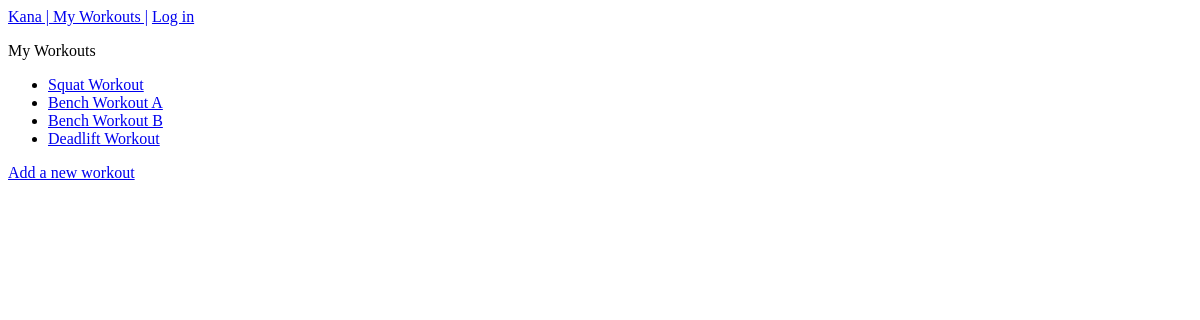
The page /workouts/ on the database as committed earlier.
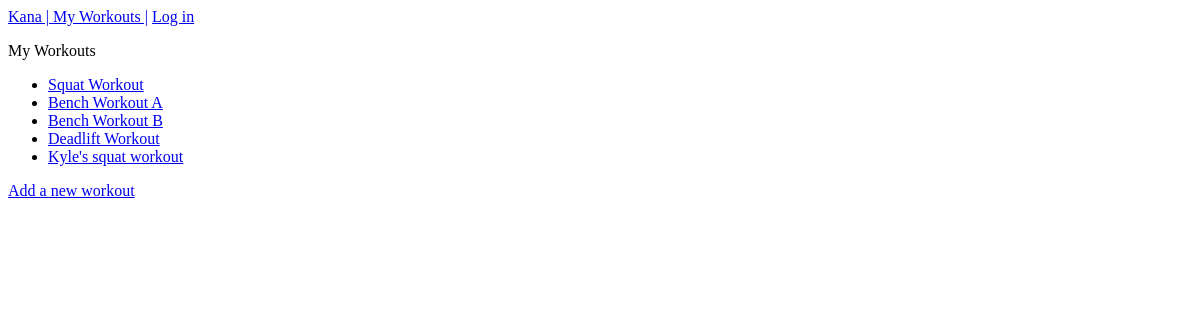
The same page on the database as committed later.
### kana_workout_builder_app/models.py (models this page shows)
class Workout(models.Model):
    title = models.CharField(max_length=200)
    date_added = models.DateTimeField(auto_now_add=True)
    def __str__(self):
        return self.title

### kana_workout_builder_app/views.py (the view)
# urls.py: path("workouts/", views.workouts, name="workouts"),
def workouts(request):
    workouts = Workout.objects.order_by("date_added")
    context = {"workouts": workouts}
    return render(request, "kana_workout_builder_app/workouts.html", context)

### kana_workout_builder_app/templates/kana_workout_builder_app/workouts.html
{% extends "kana_workout_builder_app/base.html" %} {% block content %}
<p>My Workouts</p>
<ul>
  {% for workout in workouts %}
  <li><a href="{% url 'kana_workout_builder_app:workout' workout.id %}">{{ workout }} </a></li>
  {% empty %}
  <li>No workouts have been added yet.</li>
  {% endfor %}
</ul>
<a href="{% url 'kana_workout_builder_app:new_workout' %}">Add a new workout</a>
{% endblock content %}

Rows that differ between the two databases and show on the page:
added Workout: title "Kyle's squat workout"
